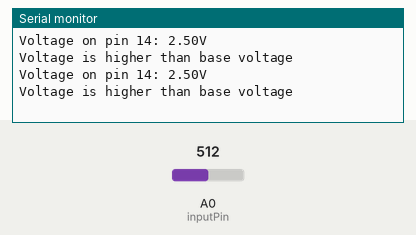
This sketch was run on a simulated Arduino Uno, built with avr-gcc and run on an emulated ATmega328P. On the bench: the last lines printed to the serial monitor. Inputs (shaded band) come from the test bench; at power-on: A0 (inputPin) = 512.

Above: at 1.8 s.
1.9 s: A0 (inputPin) set to 498
At 2.4 s:
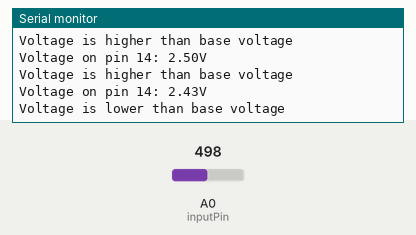
4.5 s: A0 (inputPin) set to 306
At 5.8 s:
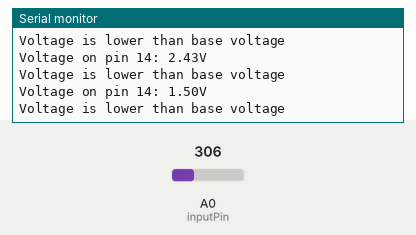
Timing chart, 0 to 7.5 s (numbered marks = the images above; inputs shaded):
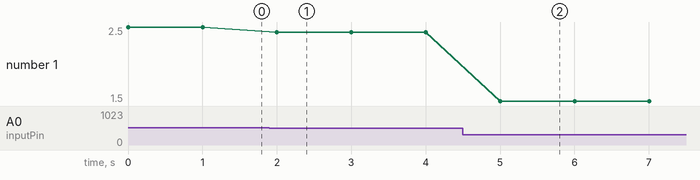

Measured:
- the behaviour switches between 512 and 511 on A0 (inputPin) (found by bisection; images 0 and 1)
- after the input at 1.9 s, the serial monitor: prints a new line after 0.10 s (image 1)
- after the input at 4.5 s, the serial monitor: prints a new line after 0.51 s (image 2)
- plotted number 1: 2.5 → 2.43 after the input at 1.9 s, 2.43 → 1.5 after the input at 4.5 s

The sketch:

color_detection.ino
```cpp
const float BASE_VOLTAGE = 2.5; // Base voltage value in Volts

float measure_voltage(int pin) {
  int analogValue = analogRead(pin); // read analog input pin
  float voltage = analogValue * (5.0 / 1023.0); // convert analog value to voltage
  return voltage;
}


void setup() {
  Serial.begin(115200); // Initialize serial communication
}

void loop() {
  int inputPin = A0;
  float voltage = measure_voltage(inputPin); // Measure voltage using the function from the voltage_measurement file

  Serial.print("Voltage on pin ");
  Serial.print(inputPin);
  Serial.print(": ");
  Serial.print(voltage, 2); // Print the voltage to 2 decimal places
  Serial.println("V");

  if (voltage > BASE_VOLTAGE) {
    Serial.println("Voltage is higher than base voltage");
  } else if (voltage < BASE_VOLTAGE) {
    Serial.println("Voltage is lower than base voltage");
  } else {
    Serial.println("Voltage is equal to base voltage");
  }

  delay(1000); // Wait for 1 second
}
```
